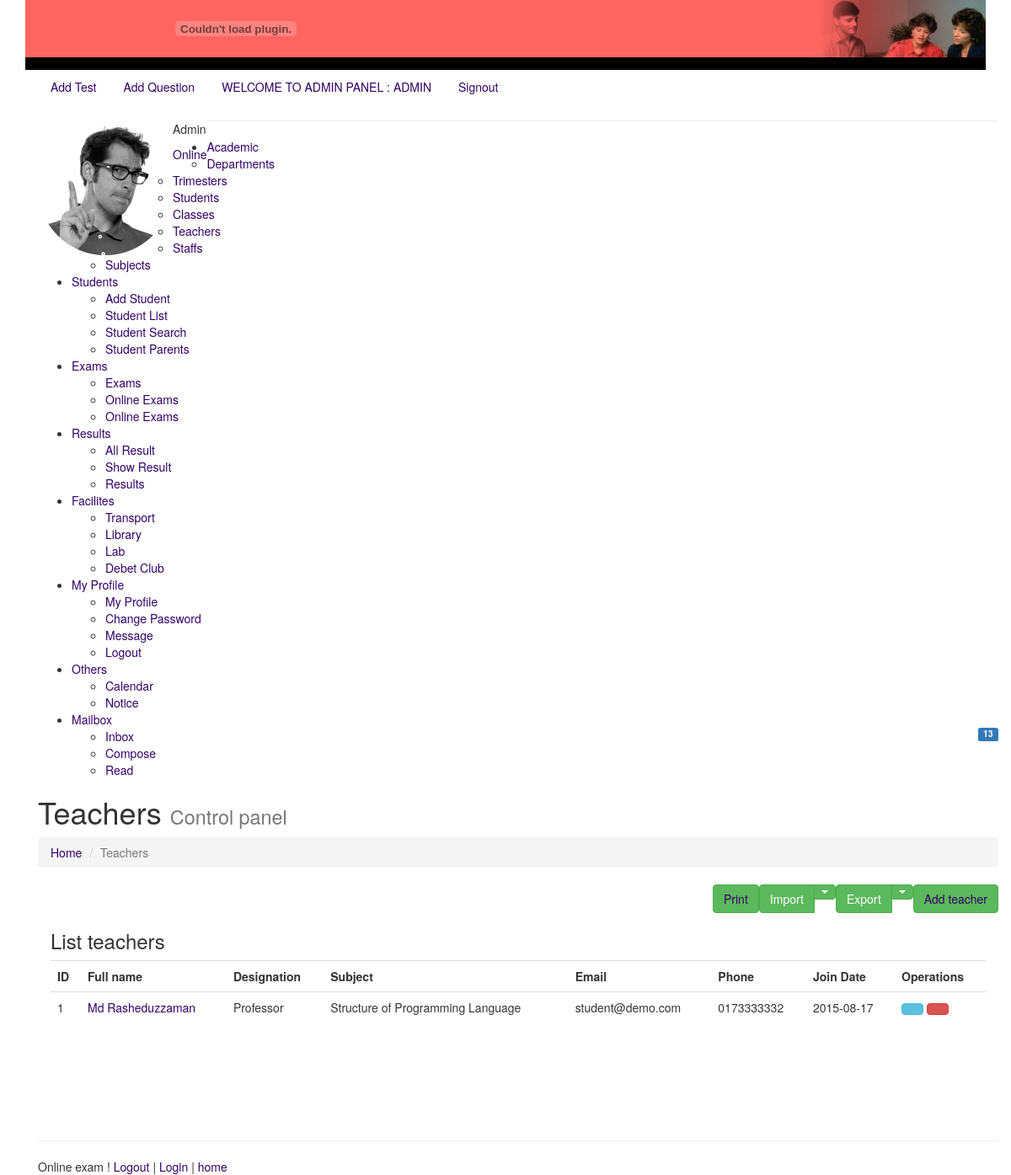
/teachers.php (signed in), run on the app's committed database.
### tables this page shows
CREATE TABLE `teacher` (
  `id` int(11) NOT NULL,
  `name` varchar(200) NOT NULL,
  `degree` text NOT NULL,
  `designation` varchar(200) NOT NULL,
  `email` varchar(200) NOT NULL,
  `password` varchar(200) NOT NULL,
  `gender` varchar(200) NOT NULL,
  `joindate` date NOT NULL,
  `address` text NOT NULL,
  `phone` varchar(200) NOT NULL,
  `subject` varchar(200) NOT NULL,
  `datetime` datetime NOT NULL
);

### teachers.php (the view, shortened to what this page needs)
<?php
include("header.php");
include("leftsidebar.php");
?>
<div class="content-wrapper">
    <section class="content-header">
        <h1>
            Teachers
            <small>Control panel</small>
        </h1>
        <ol class="breadcrumb">
            <li><a href="#"><i class="fa fa-dashboard"></i> Home</a></li>
            <li class="active">Teachers</li>
        </ol>
    </section>
    <section class="content ng-scope">
        <a href=" teachers.php?addteacher=yes"  class="floatRTL btn btn-success btn-flat pull-right marginBottom15 no-print ng-binding">Add teacher</a>
        <div class="btn-group pull-right no-print">
            <button type="button" class="btn btn-success btn-flat ng-binding">Export</button>
            <button type="button" class="btn btn-success btn-flat dropdown-toggle" data-toggle="dropdown">
                <span class="caret"></span>
            </button>
        </div>
        <div class="btn-group pull-right no-print">
            <button type="button" class="btn btn-success btn-flat ng-binding">Import</button>
            <button type="button" class="btn btn-success btn-flat dropdown-toggle" data-toggle="dropdown">
                <span class="caret"></span>
            </button>
        </div>
        <a href="javascript:window.print()" class="floatRTL btn btn-success btn-flat pull-right marginBottom15 no-print ng-binding">Print</a>
        <div class="box col-xs-12">
            <div class="box-header">
                <h3 class="box-title ng-binding">List teachers</h3>
            </div>
            <div class="box-body table-responsive">
                <table class="table table-hover">
                    <tbody><tr>
                            <th class="ng-binding">ID</th>
                            <th class="ng-binding">Full name</th>
                            <th class="ng-binding">Designation</th>
                            <th class="ng-binding">Subject</th>
                            <th class="ng-binding">Email</th>
                            <th class="ng-binding">Phone</th>
                            <th class="ng-binding">Join Date</th>
                            <th class="no-print ng-binding">Operations</th>
                        </tr>
                        <?php
                        $sql = "SELECT * FROM teacher";
                        $result = $conn->query($sql);
                        if ($result->num_rows > 0) {
                            while ($row = $result->fetch_assoc()) {
                                $id = $row["id"];
                                ?>
                                <tr total-items="totalItems" ng-repeat="teacher in teachers| itemsPerPage:20" class="ng-scope">
                                    <td class="ng-binding"><?= $row["id"]; ?></td>
                                    <td>
                                        <a href="teachers.php?id=<?= $id; ?>&viewteacher=yes" class="ng-binding"><?= $row["name"]; ?></a>
                                    </td>
                                    <td class="ng-binding"><?= $row["designation"]; ?></td>
                                    <td class="ng-binding"><?=$row["subject"]; ?></td>
                                    <td class="ng-binding"><?= $row["email"]; ?></td>
                                    <td class="ng-binding"><?= $row["phone"]; ?></td>
                                    <td class="ng-binding"><?= $row["joindate"]; ?></td>
                                    <td class="no-print">
                                        <a  href="teachers.php?id=<?= $id; ?>&editteacher=yes"  class="btn btn-info btn-flat" title="" tooltip="" data-original-title="Edit"><i class="fa fa-pencil"></i></a>
                                        <a href="teachers.php?id=<?= $id; ?>&deleteteacher=yes" type="button" class="btn btn-danger btn-flat" title="" tooltip="" data-original-title="Remove"><i class="fa fa-trash-o"></i></a>
                                    </td>
                                </tr>
        <?php
    }
} else {
    echo ' <tr   class="ng-hide"><td class="noTableData ng-binding" colspan="5">No Teacher</td></tr>';
}
?>
                    </tbody></table>
            </div>
        </div>
    </section>
</div>
<?php
include("footer.php");
?>

### onlineexam/quiz.css (style rules this page uses)
body { margin-left: 0px; margin-top: 0px; }

### data on the page
teacher: id "1", name "Md Rasheduzzaman", designation "Professor", subject "Structure of Programming Language", email "student@demo.com", phone "0173333332", joindate "2015-08-17"

### other printed values
$LOGIN_NAME "ADMIN"
$LOGIN_TYPE "ADMIN"
$LOGIN_NAME "Admin"
